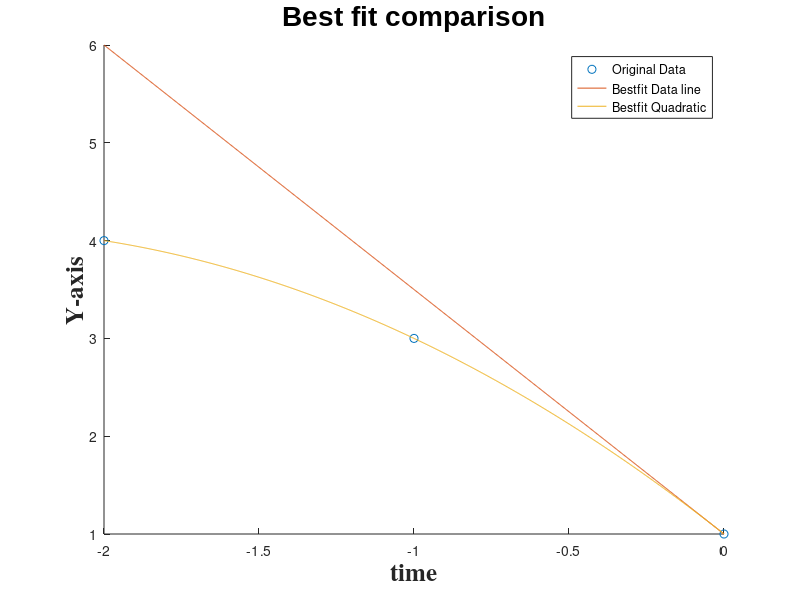

Source code (MATLAB):
%%%%%%%%%%%%%%%%%%%%%%%%%%%%%%%%%%%%%%%%%%%%%%%%%%%%%%%%%%%%%%%%%%%%%%%%%%%
% Purpose:
%        Bestfit lines
%        Uncertainty
% 
%%%%%%%%%%%%%%%%%%%%%%%%%%%%%%%%%%%%%%%%%%%%%%%%%%%%%%%%%%%%%%%%%%%%%%%%%%%

%%
%%%%%%%%%%%%%%%%%%%%%%%%%%%%%%%%%%%%%%%%%%%%%%%%%%%%%%%%%%%%%%%%%%%%%%%%%%%
% cleaning up and setup formating
%%%%%%%%%%%%%%%%%%%%%%%%%%%%%%%%%%%%%%%%%%%%%%%%%%%%%%%%%%%%%%%%%%%%%%%%%%%
clear all;
close all;
clc;
format short

% Create a figure to plot what this data look like
figure (1)
hold on;
set (gcf,'defaultaxesfontsize',14)
title ('Best fit comparison','FontName','Arial','FontSize',20)
xlabel('time','FontName','Times','FontSize',18,'FontWeight','bold')
ylabel('Y-axis','FontName','Times','FontSize',18,'FontWeight','bold')

%%
%%%%%%%%%%%%%%%%%%%%%%%%%%%%%%%%%%%%%%%%%%%%%%%%%%%%%%%%%%%%%%%%%%%%%%%%%%%
% values of x, and y we need to least mean square
%%%%%%%%%%%%%%%%%%%%%%%%%%%%%%%%%%%%%%%%%%%%%%%%%%%%%%%%%%%%%%%%%%%%%%%%%%%
y = [4,3,1];
t = [-2,-1,0];
[~,c]=size(t);


%%
%%%%%%%%%%%%%%%%%%%%%%%%%%%%%%%%%%%%%%%%%%%%%%%%%%%%%%%%%%%%%%%%%%%%%%%%%%%
% Formulas
%%%%%%%%%%%%%%%%%%%%%%%%%%%%%%%%%%%%%%%%%%%%%%%%%%%%%%%%%%%%%%%%%%%%%%%%%%%
%formulas
bestfit=@(j) (AB_val(3)+(AB_val(2)*j));
A_val=@(a,b,c,d,e) ((a*b)-(c*d))/e;
B_val=@(a,b,c,d,e) ((a*b)-(c*d))/e;
dlta_val=@(a,b,c) ((a*b)-(c^2));


%%
%%%%%%%%%%%%%%%%%%%%%%%%%%%%%%%%%%%%%%%%%%%%%%%%%%%%%%%%%%%%%%%%%%%%%%%%%%%
% Part1 -  Best fit  line in the form of (y= b0 + (b1*t))
%%%%%%%%%%%%%%%%%%%%%%%%%%%%%%%%%%%%%%%%%%%%%%%%%%%%%%%%%%%%%%%%%%%%%%%%%%%
% Workout the bestfit line formula
AB_val = polyfit(t,y,2);
B0=AB_val(3);
B1=AB_val(2);

% Display the formula
text =sprintf('Part1:\nThe bestfit formula is "y = %g + (%g*(t))"\nB0 = %g\nB1 = %g\n\n',B0,B1,B0,B1);
disp(text);

% Dump the data to a txt file
textinput = sprintf('%s', text);
dlmwrite('output_uncertainty.txt',textinput,'delimiter',...
        '','roffset',1);

    
%%
%%%%%%%%%%%%%%%%%%%%%%%%%%%%%%%%%%%%%%%%%%%%%%%%%%%%%%%%%%%%%%%%%%%%%%%%%%%
% Part2 -  The uncertainty in measurement of 'y' (sigma_y)
%%%%%%%%%%%%%%%%%%%%%%%%%%%%%%%%%%%%%%%%%%%%%%%%%%%%%%%%%%%%%%%%%%%%%%%%%%%
% Error in 'y' (sigma_y)
for i = 1:c
    yi(i)= (y(i)-AB_val(3)-AB_val(2)*t(i))^2;
end
sigma_y = sqrt((1/(c-2))*sum(yi));

% Display the error in y (sigma_y)
text =sprintf('Part2:\nThe uncertainty in y =  %g\n\n',sigma_y);
disp(text);

% Dump the data to the file output_uncertainty.txt
textinput = sprintf('%s', text);
dlmwrite('output_uncertainty.txt',textinput,'-append','delimiter',...
        '','roffset',1);

%%
%%%%%%%%%%%%%%%%%%%%%%%%%%%%%%%%%%%%%%%%%%%%%%%%%%%%%%%%%%%%%%%%%%%%%%%%%%%
% Part3 -  The uncertainty in co-effeciency B0 and B1
%%%%%%%%%%%%%%%%%%%%%%%%%%%%%%%%%%%%%%%%%%%%%%%%%%%%%%%%%%%%%%%%%%%%%%%%%%%
% Delta
sgm_t1=0; sgm_t2=0;
for i = 1:c
    sgm_t1 = sgm_t1 + t(i)^2;
    sgm_t2 = sgm_t2 + t(i);
end
dlta= (c*sgm_t1)- ((sgm_t2)^2);
% Uncentainty in (A)
sigma_b0=sigma_y* sqrt(sgm_t1/dlta);
% Uncentainty in (B)
sigma_b1= sigma_y* sqrt(c/dlta);

% Display the uncertainty in A and B
text =sprintf('Part3:\nThe uncertainty in B0 =  %g\nThe uncertainty in B1 =  %g\n\n',sigma_b0,sigma_b1);
disp(text);

% Dump the data to the file output_uncertainty.txt
textinput = sprintf('%s', text);
dlmwrite('output_uncertainty.txt',textinput,'-append','delimiter',...
        '','roffset',1);

%%
%%%%%%%%%%%%%%%%%%%%%%%%%%%%%%%%%%%%%%%%%%%%%%%%%%%%%%%%%%%%%%%%%%%%%%%%%%%
% Part4 -  Find the best quadratic polynomial (y=B2+B3t+B4t^2)
%%%%%%%%%%%%%%%%%%%%%%%%%%%%%%%%%%%%%%%%%%%%%%%%%%%%%%%%%%%%%%%%%%%%%%%%%%%
Amatrix = zeros(3,3);
Amatrix = [ (t.*t)' t' ones(length(t),1)];
Values = (((transpose(Amatrix)*Amatrix))^-1)*transpose(Amatrix)*y';

% Display the quadratic formula form
text =sprintf('Part4:\nThe quadratic formula for the best fit is "y =  (%g) + (%gt) + (%gt^2)"',...
    Values(3),Values(2),Values(1));
disp(text);

% Dump the data to a text file 
textinput = sprintf('%s', text);
dlmwrite('output_uncertainty.txt',textinput,'-append','delimiter',...
        '');
% Display the values
text =sprintf('B2 = %g\nB3 = %g\nB4 = %g\n\n',...
    Values(3),Values(2),Values(1));
disp(text);

% Dump the data to the file 
textinput = sprintf('%s', text);
dlmwrite('output_uncertainty.txt',textinput,'-append','delimiter',...
        '','roffset',1);
    
    
%%
%%%%%%%%%%%%%%%%%%%%%%%%%%%%%%%%%%%%%%%%%%%%%%%%%%%%%%%%%%%%%%%%%%%%%%%%%%%
% Part5 -  The uncertainty of y with a quadratic equation
%%%%%%%%%%%%%%%%%%%%%%%%%%%%%%%%%%%%%%%%%%%%%%%%%%%%%%%%%%%%%%%%%%%%%%%%%%%
% Error in 'y' (sigma_y)
yi=0;
for i = 1:c
    yi(i)= (y(i)-Values(3)-Values(2)*t(i)-Values(1)*t(i)^2)^2;
end
sigma_y2 = sqrt((1/(c-2))*sum(yi));

% Display the error in y (sigma_y)
text =sprintf('Part5:\nThe uncertainty in y for a quadratic fit =  %g\n\n',sigma_y2);
disp(text);

% Dump the data to a txt file
textinput = sprintf('%s', text);
dlmwrite('output_uncertainty.txt',textinput,'-append','delimiter',...
        '','roffset',1);


%%
%%%%%%%%%%%%%%%%%%%%%%%%%%%%%%%%%%%%%%%%%%%%%%%%%%%%%%%%%%%%%%%%%%%%%%%%%%%
% Part6 -  The uncertainty of the b3,b4,b5 values
%%%%%%%%%%%%%%%%%%%%%%%%%%%%%%%%%%%%%%%%%%%%%%%%%%%%%%%%%%%%%%%%%%%%%%%%%%%
% Build W matrix from previous uncertainty
errory = [(sigma_y2),(sigma_y2),(sigma_y2)];
inverseErrorSq = 1./(errory.*errory);
Wmatrix = diag(inverseErrorSq);
% Build Qmatrix
Q = (Amatrix'*Wmatrix*Amatrix)^(-1);
Q = sqrt(Q);

sigma_b2= Q(1);
sigma_b3= Q(5);
sigma_b4= Q(9);
% Display the uncertainty in b3,4,5
text =sprintf('Part6:\nThe uncertainty in B2 =  +/- %g\nThe uncertainty in B3 =  +/- %g\nThe uncertainty in B4 =  +/- %g\n\n',...
    sigma_b2,sigma_b3,sigma_b4);
disp(text);

% Dump the data to the file output_uncertainty.txt
textinput = sprintf('%s', text);
dlmwrite('output_uncertainty.txt',textinput,'-append','delimiter',...
        '','roffset',1);

%%
%%%%%%%%%%%%%%%%%%%%%%%%%%%%%%%%%%%%%%%%%%%%%%%%%%%%%%%%%%%%%%%%%%%%%%%%%%%
% Part7 -  Plot
%%%%%%%%%%%%%%%%%%%%%%%%%%%%%%%%%%%%%%%%%%%%%%%%%%%%%%%%%%%%%%%%%%%%%%%%%%%
%Plot the line fit plot onto the same graph
plot(t,y,'o');

% the line best fit
t1=linspace (t(1),t(end),1000);
bestfit=@(j) (AB_val(3)+(AB_val(2)*j));
plot(t1,bestfit(t1));

% the Quad of best fit
bestfit2=@(h) (Values(3)+(Values(2)*h)+ (Values(1)*h.^2));
plot(t1,bestfit2(t1));

legend('show')
legend('Original Data','Bestfit Data line','Bestfit Quadratic')
hold off;

%%
%%%%%%%%%%%%%%%%%%%%%%%%%%%%%%%%%%%%%%%%%%%%%%%%%%%%%%%%%%%%%%%%%%%%%%%%%%%
% Part8 -  Plot
%%%%%%%%%%%%%%%%%%%%%%%%%%%%%%%%%%%%%%%%%%%%%%%%%%%%%%%%%%%%%%%%%%%%%%%%%%%
%workout the y value at t=5 and add them to the vectors
y(4)=bestfit(5);
t(4)= 5;

% REdo Error in 'y' (sigma_y) for a straight line
yi=0;
for i = 1:4
    yi(i)= (y(i)-AB_val(3)-AB_val(2)*t(i))^2;
end
sigma_y = sqrt((1/(4-2))*sum(yi));

% REdo Error in 'y' (sigma_y) for a straight line
y(4)=bestfit2(5);
yi=0;
for i = 1:4
    yi(i)= (y(i)-Values(3)-Values(2)*t(i)-Values(1)*t(i)^2)^2;
end
sigma_y2 = sqrt((1/(4-2))*sum(yi));